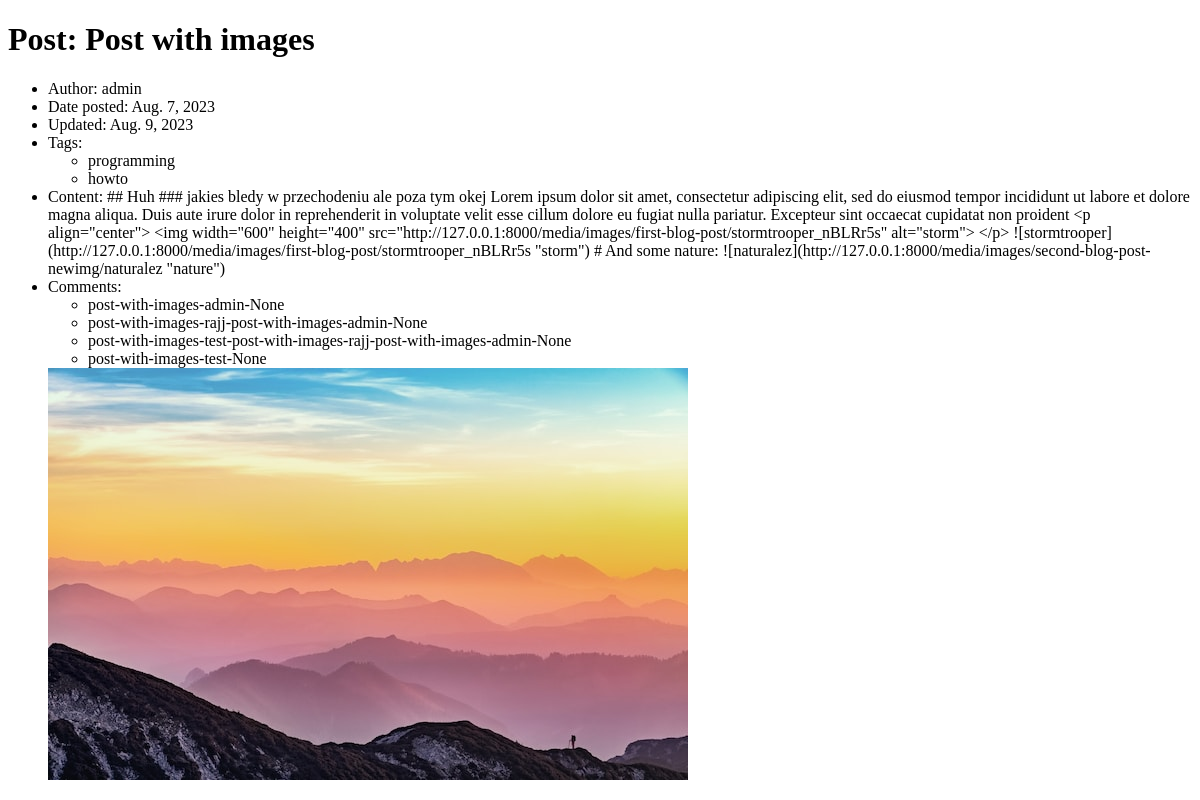
Page /blog/posts/27 on the earlier database version.
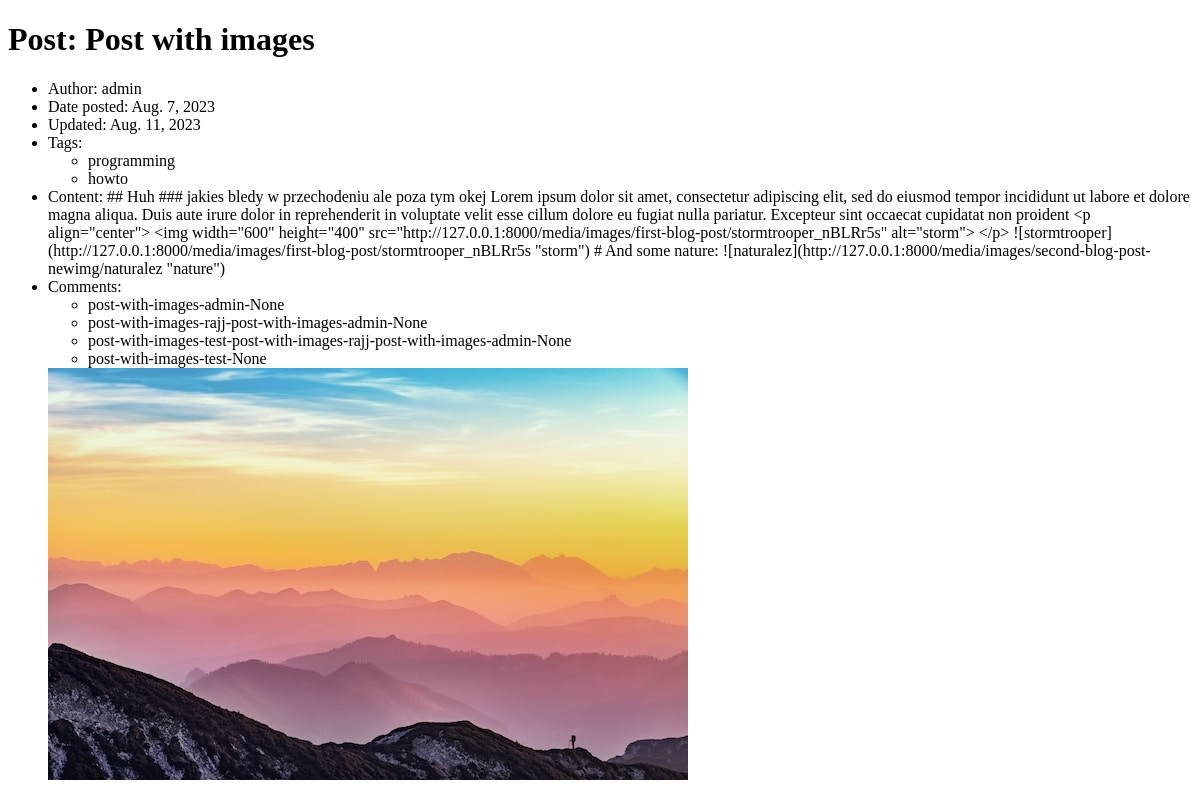
Same page on the later database version.
### blogapp/models.py (models this page shows, shortened)
class Post(models.Model):
    title = models.CharField(max_length=200)
    author = models.ForeignKey(User,
                                on_delete=models.CASCADE,
                                related_name="posts")
    date_posted = models.DateField()
    date_updated = models.DateField(auto_now=True, blank=True)
    tags = models.ManyToManyField(Tag, related_name="posts")
    content = models.TextField()
    img = models.ImageField(null=True, blank=True, upload_to=upload_to_cover)
    views = models.IntegerField(default=0, blank=True)
    likes = models.IntegerField(default=0, blank=True)
    slug = models.SlugField(null=False, unique=True, default='temp')
    trending_score = models.FloatField(default=0, blank=True)

class User(models.Model):
    username = models.CharField(max_length=50)
    name = models.CharField(max_length=50)
    password = models.CharField(max_length=50)
    mail = models.EmailField(max_length=100)
    bio = models.CharField(max_length=500)
    avatar = models.ImageField(null=True, blank=True, upload_to=upload_to_avatar)
    slug = models.SlugField(null=False, unique=True, default='temp')
    liked_posts = models.ManyToManyField('Post', related_name="liked_by", blank=True)
    liked_comments = models.ManyToManyField('Comment', related_name='liked_by', blank=True)
    def __str__(self):
        return self.username

class Tag(models.Model):
    name = models.CharField(max_length=25)
    description = models.CharField(max_length=500)
    slug = models.SlugField(null=False, unique=True, default='temp')
    def __str__(self):
        return self.name

class Comment(models.Model):
    content = models.TextField(max_length=500)
    author = models.ForeignKey(User,
                             on_delete=models.CASCADE,
                             related_name="comments")
    post = models.ForeignKey(Post,
                             on_delete=models.CASCADE,
                             related_name="comments")
    date_posted = models.DateField(auto_now_add=True)
    date_updated = models.DateField(auto_now=True)
    slug = models.SlugField(null=False, unique=True, default="empty")
    parent = models.ForeignKey("self", null=True, blank=True, on_delete=models.CASCADE, related_name='replies')
    likes = models.IntegerField(default=0, blank=True)
    class Meta:
        ordering=['-date_posted']
    def __str__(self):
        return str(self.post.slug) + '-' + str(self.author.slug) + '-' + str(self.parent)

### blogapp/views.py (the view)
# urls.py: path("posts/<int:pk>", PostDetailView.as_view(), name="post_detail"),
class PostDetailView(DetailView):
    model = Post
    template_name = "blogapp/post_detail.html"

### blogapp/templates/blogapp/post_detail.html (shortened to what this page needs)
<!DOCTYPE html>
<html lang="en">
<head>
</head>
<body>
    <h1>Post: {{object.title}} </h1>
    <ul>
        <li>Author: {{object.author}}</li>
        <li>Date posted: {{object.date_posted}}</li>
        <li>Updated: {{object.date_updated}}</li>
        <li>Tags:
            <ul>
            {% for tag in object.tags.all %}
            <li>{{tag}}</li>
            {% endfor %}
            </ul>
        </li>
        <li>Content: {{object.content}}</li>
        <li>Comments:
            <ul>
                {% for comm in object.comments.all %}
                <li>{{comm}}</li>
                {% endfor %}
            </ul>
        </li>
        <img src="{{object.img}}" alt="Post banner photo">
    </ul>
</body>
</html>

Differences in the rows shown:
changed Post "Post with images": date_updated "Aug. 9, 2023" → "Aug. 11, 2023"
